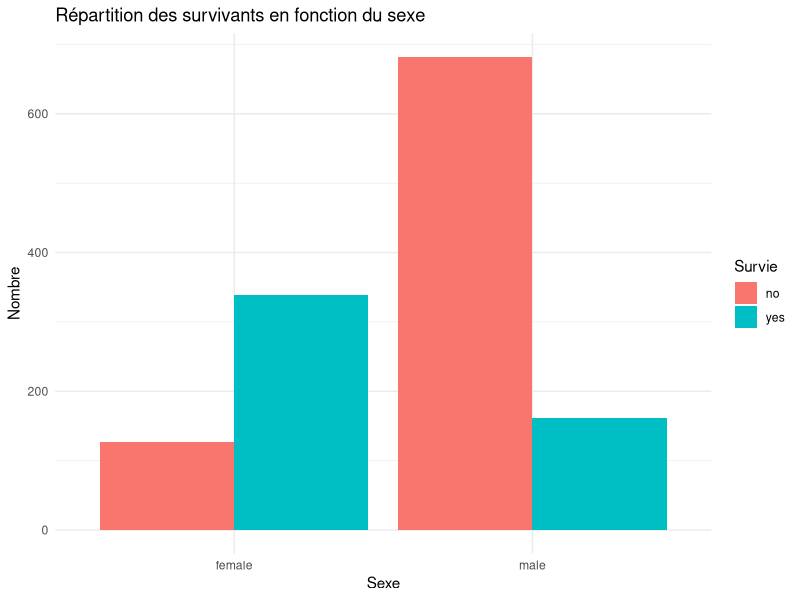
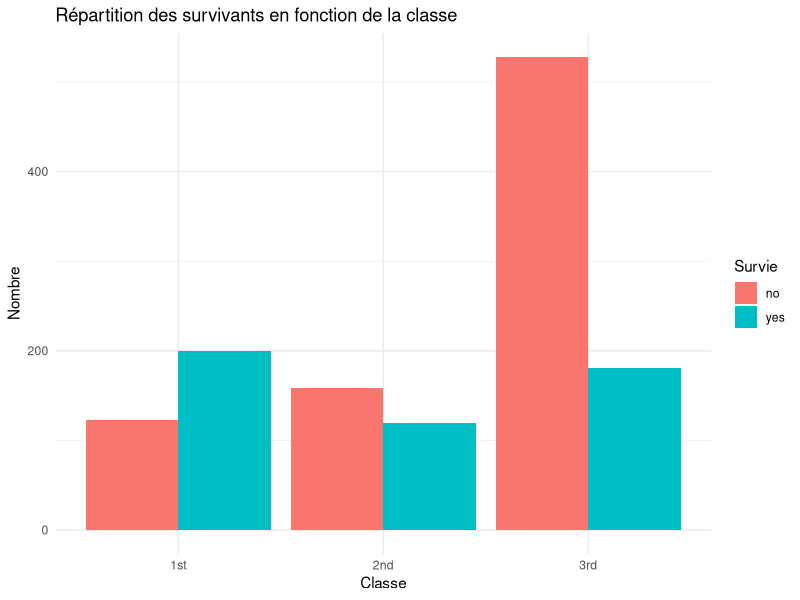
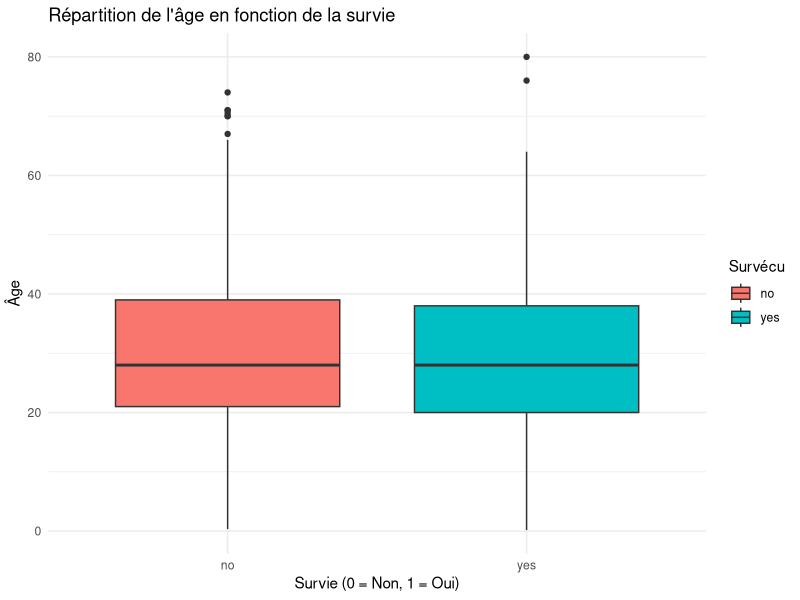

R code for these plots, in order:
## ---- chunk 1
knitr::opts_chunk$set(echo = TRUE)
## ---- chunk 2
#Charger les données : 
library(carData)
BDD <- TitanicSurvival
## ---- chunk 3
#Présentez les statistiques descriptives
summary(BDD)
## ---- chunk 4
library(ggplot2)
# Graphique pour la répartition des survivants en fonction du sexe
ggplot(BDD, aes(x = sex, fill = survived)) +
  geom_bar(position = "dodge") +
  labs(title = "Répartition des survivants en fonction du sexe",
       x = "Sexe",
       y = "Nombre",
       fill = "Survie") +
  theme_minimal()
## ---- chunk 5
#Graphique : Répartition des survivants en fonction de la classe
ggplot(BDD, aes(x = passengerClass, fill = survived)) +
  geom_bar(position = "dodge") +
  labs(title = "Répartition des survivants en fonction de la classe",
       x = "Classe",
       y = "Nombre",
       fill = "Survie") +
  theme_minimal()
## ---- chunk 6
#Représentation l’age en fonction de la variable survived.
ggplot(BDD, aes(x = as.factor(survived), y = age, fill = as.factor(survived))) +
  geom_boxplot() +
  labs(title = "Répartition de l'âge en fonction de la survie",
       x = "Survie (0 = Non, 1 = Oui)",
       y = "Âge",
       fill = "Survécu") +
  theme_minimal()
